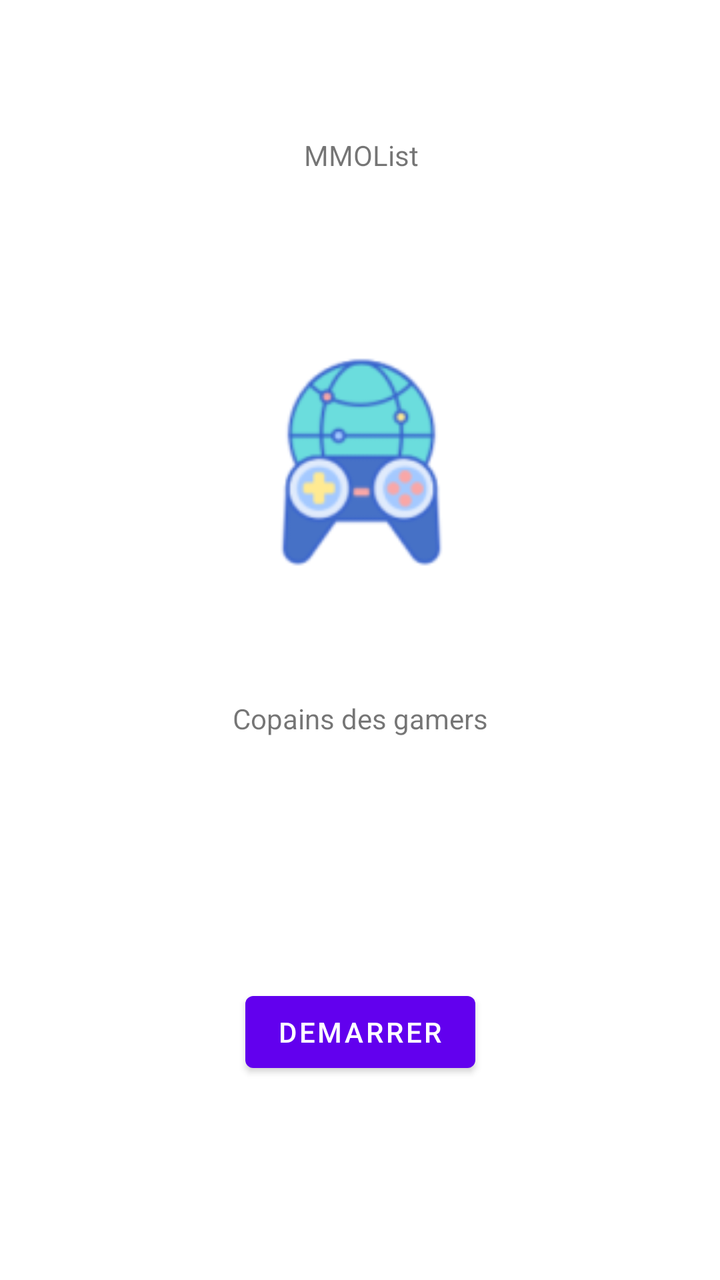
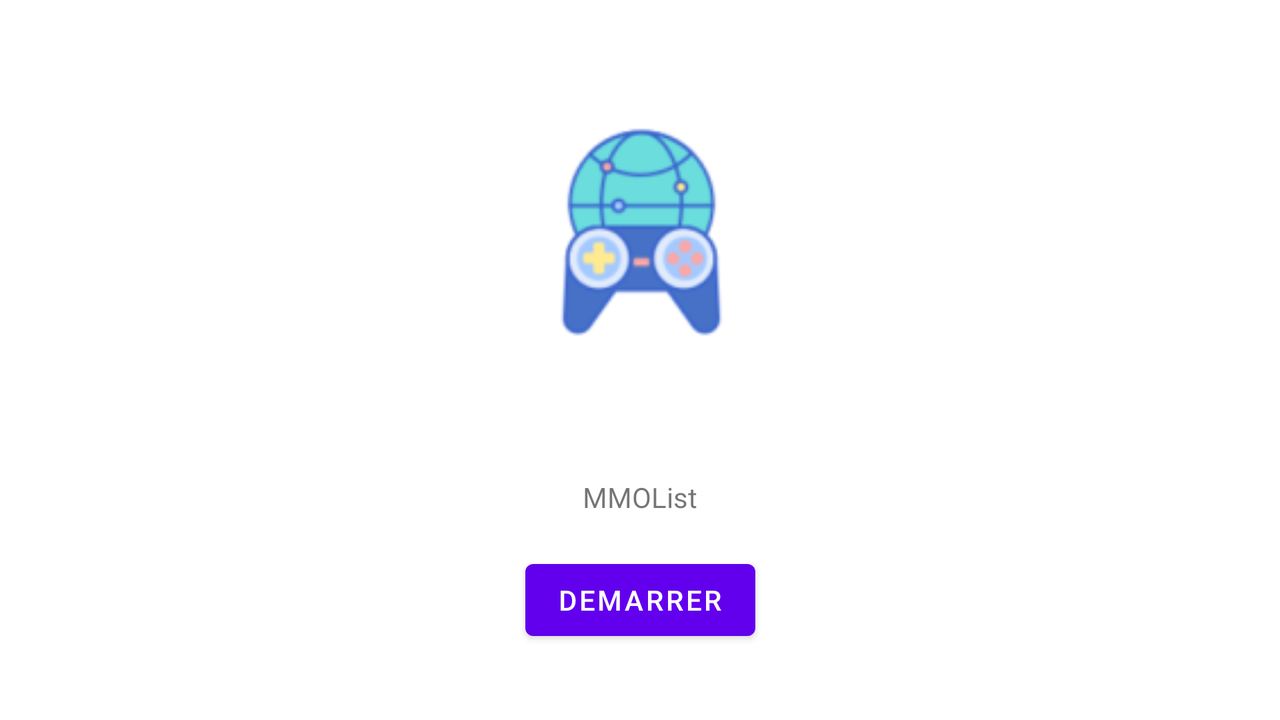

First picture: res/layout/ on a phone held upright. Second picture: the repository's own variant of that layout, on a device whose configuration matches the variant's folder. Source for both follows.
<!-- AndroidManifest.xml: application theme Theme.MMOList -->
<!-- res/layout/home_page.xml -->
<?xml version="1.0" encoding="utf-8"?>
<androidx.constraintlayout.widget.ConstraintLayout xmlns:android="http://schemas.android.com/apk/res/android"
    xmlns:app="http://schemas.android.com/apk/res-auto"
    xmlns:tools="http://schemas.android.com/tools"
    android:layout_width="match_parent"
    android:layout_height="match_parent">

    <TextView
        android:id="@+id/textView4"
        android:layout_width="wrap_content"
        android:layout_height="wrap_content"
        android:layout_marginTop="68dp"
        android:text="@string/title"
        app:layout_constraintEnd_toEndOf="parent"
        app:layout_constraintHorizontal_bias="0.502"
        app:layout_constraintStart_toStartOf="parent"
        app:layout_constraintTop_toTopOf="parent" />

    <ImageView
        android:id="@+id/imageView2"
        android:layout_width="163dp"
        android:layout_height="167dp"
        android:layout_marginTop="60dp"
        android:contentDescription="@string/app_name"
        app:layout_constraintEnd_toEndOf="parent"
        app:layout_constraintStart_toStartOf="parent"
        app:layout_constraintTop_toBottomOf="@+id/textView4"
        app:srcCompat="@mipmap/ic_launcher" />

    <Button
        android:id="@+id/button2"
        android:layout_width="wrap_content"
        android:layout_height="wrap_content"
        android:layout_marginBottom="100dp"
        android:text="@string/buttonStart"
        app:layout_constraintBottom_toBottomOf="parent"
        app:layout_constraintEnd_toEndOf="parent"
        app:layout_constraintStart_toStartOf="parent" />

    <TextView
        android:id="@+id/textView3"
        android:layout_width="wrap_content"
        android:layout_height="wrap_content"
        android:layout_marginBottom="88dp"
        android:text="@string/subtitle"
        app:layout_constraintBottom_toTopOf="@+id/button2"
        app:layout_constraintEnd_toEndOf="parent"
        app:layout_constraintStart_toStartOf="parent"
        app:layout_constraintTop_toBottomOf="@+id/imageView2" />
</androidx.constraintlayout.widget.ConstraintLayout>
<!-- resources referenced by this layout -->
<resources>
  <!-- mipmap ic_launcher: png bitmap (mipmap-hdpi, 3358 bytes) -->
  <string name="app_name">MMO List</string>
  <string name="buttonStart">Demarrer</string>
  <string name="subtitle">Copains des gamers</string>
  <string name="title">MMOList</string>
  <style name="Theme.MMOList" parent="Theme.MaterialComponents.Light.NoActionBar">
          
          <item name="colorPrimary">@color/purple_500</item>
          <item name="colorPrimaryVariant">@color/purple_700</item>
          <item name="colorOnPrimary">@color/white</item>
          
          <item name="colorSecondary">@color/teal_200</item>
          <item name="colorSecondaryVariant">@color/teal_700</item>
          <item name="colorOnSecondary">@color/black</item>
          
          <item name="android:statusBarColor">?attr/colorPrimaryVariant</item>
          
      </style>
  <color name="purple_500">#FF6200EE</color>
  <color name="purple_700">#FF3700B3</color>
  <color name="white">#FFFFFFFF</color>
  <color name="teal_200">#FF03DAC5</color>
  <color name="teal_700">#FF018786</color>
  <color name="black">#FF000000</color>
</resources>
<!-- res/layout-land/home_page.xml (the repository's variant of the layout above) -->
<!-- drawn on the phone turned sideways -->
<?xml version="1.0" encoding="utf-8"?>
<androidx.constraintlayout.widget.ConstraintLayout xmlns:android="http://schemas.android.com/apk/res/android"
    xmlns:app="http://schemas.android.com/apk/res-auto"
    android:layout_width="match_parent"
    android:layout_height="match_parent">

    <TextView
        android:id="@+id/textView4"
        android:layout_width="wrap_content"
        android:layout_height="wrap_content"
        android:layout_marginTop="40dp"
        android:text="@string/title"
        app:layout_constraintEnd_toEndOf="parent"
        app:layout_constraintStart_toStartOf="parent"
        app:layout_constraintTop_toBottomOf="@+id/imageView2" />

    <ImageView
        android:id="@+id/imageView2"
        android:layout_width="163dp"
        android:layout_height="167dp"
        android:layout_marginTop="32dp"
        android:contentDescription="@string/app_name"
        app:layout_constraintEnd_toEndOf="parent"
        app:layout_constraintStart_toStartOf="parent"
        app:layout_constraintTop_toTopOf="parent"
        app:srcCompat="@mipmap/ic_launcher" />

    <Button
        android:id="@+id/buttonStart"
        android:layout_width="wrap_content"
        android:layout_height="wrap_content"
        android:layout_marginBottom="36dp"
        android:text="@string/buttonStart"
        app:layout_constraintBottom_toBottomOf="parent"
        app:layout_constraintEnd_toEndOf="parent"
        app:layout_constraintStart_toStartOf="parent" />

    <TextView
        android:layout_width="wrap_content"
        android:layout_height="wrap_content"
        android:layout_marginTop="24dp"
        android:text="@string/subtitle"
        app:layout_constraintBottom_toTopOf="@+id/buttonStart"
        app:layout_constraintEnd_toEndOf="parent"
        app:layout_constraintHorizontal_bias="0.499"
        app:layout_constraintStart_toStartOf="parent"
        app:layout_constraintTop_toBottomOf="@+id/textView4"
        app:layout_constraintVertical_bias="0.0" />
</androidx.constraintlayout.widget.ConstraintLayout>
